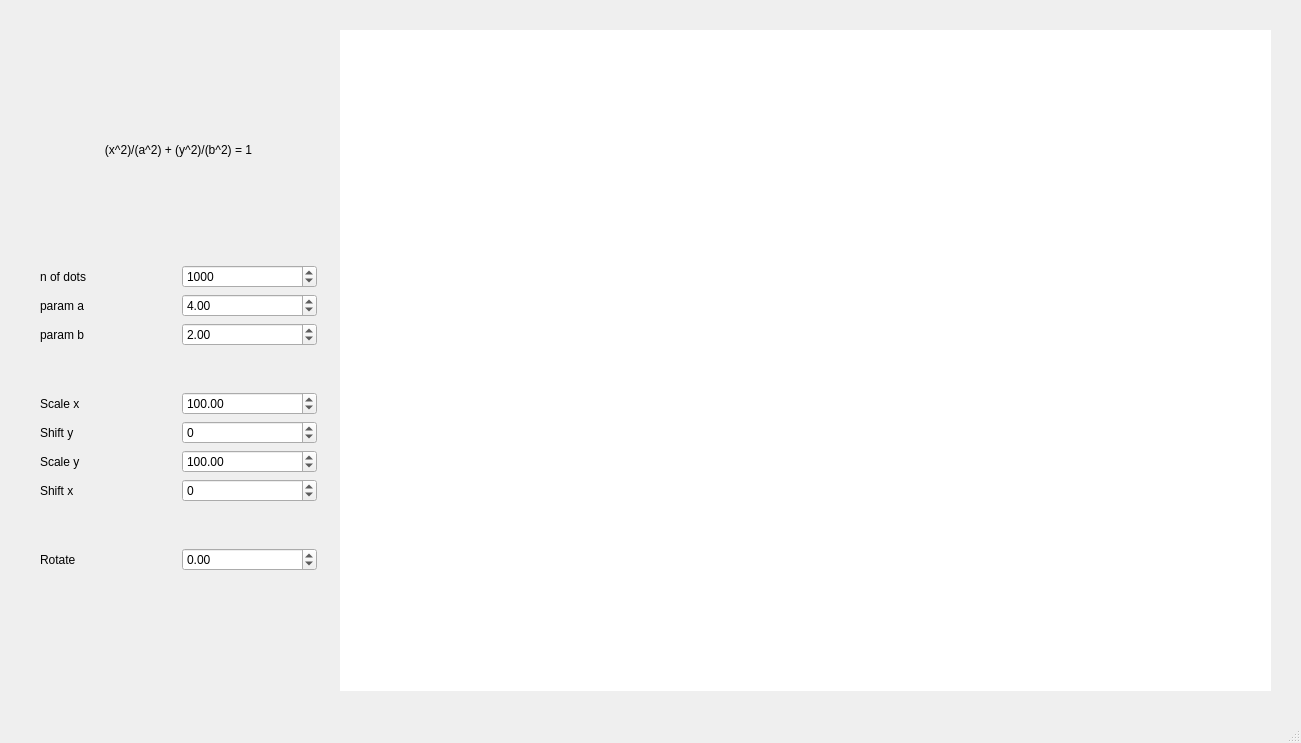
<?xml version="1.0" encoding="UTF-8"?>
<ui version="4.0">
 <class>MainWindow</class>
 <widget class="QMainWindow" name="MainWindow">
  <property name="geometry">
   <rect>
    <x>0</x>
    <y>0</y>
    <width>1301</width>
    <height>743</height>
   </rect>
  </property>
  <property name="minimumSize">
   <size>
    <width>400</width>
    <height>100</height>
   </size>
  </property>
  <property name="windowTitle">
   <string>MainWindow</string>
  </property>
  <widget class="QWidget" name="centralwidget">
   <widget class="QWidget" name="draw_widget" native="true">
    <property name="geometry">
     <rect>
      <x>340</x>
      <y>30</y>
      <width>931</width>
      <height>661</height>
     </rect>
    </property>
    <property name="styleSheet">
     <string notr="true">background-color: rgb(255, 255, 255);</string>
    </property>
   </widget>
   <widget class="QWidget" name="layoutWidget">
    <property name="geometry">
     <rect>
      <x>40</x>
      <y>40</y>
      <width>277</width>
      <height>531</height>
     </rect>
    </property>
    <layout class="QVBoxLayout" name="verticalLayout">
     <item>
      <widget class="QLabel" name="label_9">
       <property name="text">
        <string>(x^2)/(a^2) + (y^2)/(b^2) = 1</string>
       </property>
       <property name="alignment">
        <set>Qt::AlignCenter</set>
       </property>
      </widget>
     </item>
     <item>
      <layout class="QHBoxLayout" name="horizontalLayout">
       <item>
        <widget class="QLabel" name="label">
         <property name="text">
          <string>n of dots</string>
         </property>
        </widget>
       </item>
       <item>
        <widget class="QSpinBox" name="n_spinBox">
         <property name="accelerated">
          <bool>true</bool>
         </property>
         <property name="maximum">
          <number>1000000</number>
         </property>
         <property name="value">
          <number>1000</number>
         </property>
        </widget>
       </item>
      </layout>
     </item>
     <item>
      <layout class="QHBoxLayout" name="horizontalLayout_2">
       <item>
        <widget class="QLabel" name="label_2">
         <property name="text">
          <string>param a</string>
         </property>
        </widget>
       </item>
       <item>
        <widget class="QDoubleSpinBox" name="a_doubleSpinBox">
         <property name="accelerated">
          <bool>true</bool>
         </property>
         <property name="minimum">
          <double>-1000.000000000000000</double>
         </property>
         <property name="maximum">
          <double>1000.000000000000000</double>
         </property>
         <property name="value">
          <double>4.000000000000000</double>
         </property>
        </widget>
       </item>
      </layout>
     </item>
     <item>
      <layout class="QHBoxLayout" name="horizontalLayout_3">
       <item>
        <widget class="QLabel" name="label_3">
         <property name="text">
          <string>param b</string>
         </property>
        </widget>
       </item>
       <item>
        <widget class="QDoubleSpinBox" name="b_doubleSpinBox">
         <property name="accelerated">
          <bool>true</bool>
         </property>
         <property name="minimum">
          <double>-1000.000000000000000</double>
         </property>
         <property name="maximum">
          <double>1000.000000000000000</double>
         </property>
         <property name="value">
          <double>2.000000000000000</double>
         </property>
        </widget>
       </item>
      </layout>
     </item>
     <item>
      <spacer name="verticalSpacer">
       <property name="orientation">
        <enum>Qt::Vertical</enum>
       </property>
       <property name="sizeType">
        <enum>QSizePolicy::Ignored</enum>
       </property>
       <property name="sizeHint" stdset="0">
        <size>
         <width>20</width>
         <height>40</height>
        </size>
       </property>
      </spacer>
     </item>
     <item>
      <layout class="QHBoxLayout" name="horizontalLayout_5">
       <item>
        <widget class="QLabel" name="label_4">
         <property name="text">
          <string>Scale x</string>
         </property>
        </widget>
       </item>
       <item>
        <widget class="QDoubleSpinBox" name="scaleX_doubleSpinBox">
         <property name="accelerated">
          <bool>true</bool>
         </property>
         <property name="maximum">
          <double>10000.000000000000000</double>
         </property>
         <property name="value">
          <double>100.000000000000000</double>
         </property>
        </widget>
       </item>
      </layout>
     </item>
     <item>
      <layout class="QHBoxLayout" name="horizontalLayout_7">
       <item>
        <widget class="QLabel" name="label_7">
         <property name="text">
          <string>Shift y</string>
         </property>
        </widget>
       </item>
       <item>
        <widget class="QSpinBox" name="shiftY_spinBox">
         <property name="accelerated">
          <bool>true</bool>
         </property>
         <property name="minimum">
          <number>-1000</number>
         </property>
         <property name="maximum">
          <number>1000</number>
         </property>
         <property name="value">
          <number>0</number>
         </property>
        </widget>
       </item>
      </layout>
     </item>
     <item>
      <layout class="QHBoxLayout" name="horizontalLayout_6">
       <item>
        <widget class="QLabel" name="label_6">
         <property name="text">
          <string>Scale y</string>
         </property>
        </widget>
       </item>
       <item>
        <widget class="QDoubleSpinBox" name="scaleY_doubleSpinBox">
         <property name="accelerated">
          <bool>true</bool>
         </property>
         <property name="maximum">
          <double>10000.000000000000000</double>
         </property>
         <property name="value">
          <double>100.000000000000000</double>
         </property>
        </widget>
       </item>
      </layout>
     </item>
     <item>
      <layout class="QHBoxLayout" name="horizontalLayout_4">
       <item>
        <widget class="QLabel" name="label_5">
         <property name="text">
          <string>Shift x</string>
         </property>
        </widget>
       </item>
       <item>
        <widget class="QSpinBox" name="shiftX_spinBox">
         <property name="accelerated">
          <bool>true</bool>
         </property>
         <property name="minimum">
          <number>-1000</number>
         </property>
         <property name="maximum">
          <number>1000</number>
         </property>
         <property name="value">
          <number>0</number>
         </property>
        </widget>
       </item>
      </layout>
     </item>
     <item>
      <spacer name="verticalSpacer_2">
       <property name="orientation">
        <enum>Qt::Vertical</enum>
       </property>
       <property name="sizeType">
        <enum>QSizePolicy::Ignored</enum>
       </property>
       <property name="sizeHint" stdset="0">
        <size>
         <width>20</width>
         <height>40</height>
        </size>
       </property>
      </spacer>
     </item>
     <item>
      <layout class="QHBoxLayout" name="horizontalLayout_8">
       <item>
        <widget class="QLabel" name="label_8">
         <property name="text">
          <string>Rotate</string>
         </property>
        </widget>
       </item>
       <item>
        <widget class="QDoubleSpinBox" name="rotate_doubleSpinBox">
         <property name="accelerated">
          <bool>true</bool>
         </property>
         <property name="minimum">
          <double>-1000000.000000000000000</double>
         </property>
         <property name="maximum">
          <double>1000000.000000000000000</double>
         </property>
         <property name="value">
          <double>0.000000000000000</double>
         </property>
        </widget>
       </item>
      </layout>
     </item>
    </layout>
   </widget>
  </widget>
  <widget class="QMenuBar" name="menubar">
   <property name="geometry">
    <rect>
     <x>0</x>
     <y>0</y>
     <width>1301</width>
     <height>21</height>
    </rect>
   </property>
  </widget>
  <widget class="QStatusBar" name="statusbar"/>
 </widget>
 <resources/>
 <connections/>
</ui>
